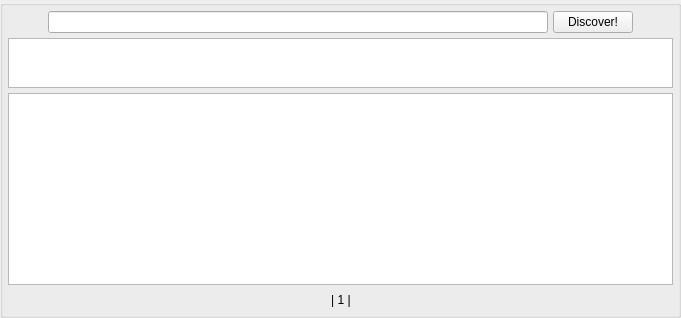
             <widget class="QGroupBox" name="urlsBox">
              <layout class="QVBoxLayout" name="verticalLayout_68">
               <property name="spacing">
                <number>5</number>
               </property>
               <property name="margin">
                <number>5</number>
               </property>
               <item>
                <layout class="QHBoxLayout" name="horizontalLayout_7">
                 <property name="spacing">
                  <number>5</number>
                 </property>
                 <item>
                  <spacer name="horizontalSpacer_4">
                   <property name="orientation">
                    <enum>Qt::Horizontal</enum>
                   </property>
                   <property name="sizeHint" stdset="0">
                    <size>
                     <width>40</width>
                     <height>20</height>
                    </size>
                   </property>
                  </spacer>
                 </item>
                 <item>
                  <widget class="QLineEdit" name="search">
                   <property name="minimumSize">
                    <size>
                     <width>500</width>
                     <height>0</height>
                    </size>
                   </property>
                   <property name="toolTip">
                    <string>Please provide complete keywords.</string>
                   </property>
                  </widget>
                 </item>
                 <item>
                  <widget class="QPushButton" name="discover">
                   <property name="text">
                    <string>Discover!</string>
                   </property>
                  </widget>
                 </item>
                 <item>
                  <spacer name="horizontalSpacer_5">
                   <property name="orientation">
                    <enum>Qt::Horizontal</enum>
                   </property>
                   <property name="sizeHint" stdset="0">
                    <size>
                     <width>40</width>
                     <height>20</height>
                    </size>
                   </property>
                  </spacer>
                 </item>
                </layout>
               </item>
               <item>
                <widget class="QTextBrowser" name="searchfor">
                 <property name="sizePolicy">
                  <sizepolicy hsizetype="Expanding" vsizetype="Fixed">
                   <horstretch>0</horstretch>
                   <verstretch>0</verstretch>
                  </sizepolicy>
                 </property>
                 <property name="maximumSize">
                  <size>
                   <width>16777215</width>
                   <height>50</height>
                  </size>
                 </property>
                 <property name="font">
                  <font>
                   <family>Monospace</family>
                  </font>
                 </property>
                 <property name="tabChangesFocus">
                  <bool>true</bool>
                 </property>
                 <property name="textInteractionFlags">
                  <set>Qt::LinksAccessibleByKeyboard|Qt::LinksAccessibleByMouse|Qt::TextBrowserInteraction|Qt::TextSelectableByKeyboard|Qt::TextSelectableByMouse</set>
                 </property>
                 <property name="openLinks">
                  <bool>false</bool>
                 </property>
                </widget>
               </item>
               <item>
                <widget class="QTextBrowser" name="urls">
                 <property name="font">
                  <font>
                   <family>Monospace</family>
                  </font>
                 </property>
                 <property name="tabChangesFocus">
                  <bool>true</bool>
                 </property>
                 <property name="textInteractionFlags">
                  <set>Qt::LinksAccessibleByKeyboard|Qt::LinksAccessibleByMouse|Qt::TextBrowserInteraction|Qt::TextSelectableByKeyboard|Qt::TextSelectableByMouse</set>
                 </property>
                 <property name="openLinks">
                  <bool>false</bool>
                 </property>
                </widget>
               </item>
               <item>
                <layout class="QHBoxLayout" name="horizontalLayout_16">
                 <property name="spacing">
                  <number>5</number>
                 </property>
                 <item>
                  <spacer name="horizontalSpacer_12">
                   <property name="orientation">
                    <enum>Qt::Horizontal</enum>
                   </property>
                   <property name="sizeHint" stdset="0">
                    <size>
                     <width>40</width>
                     <height>20</height>
                    </size>
                   </property>
                  </spacer>
                 </item>
                 <item>
                  <widget class="QLabel" name="url_pages">
                   <property name="text">
                    <string>| 1 |</string>
                   </property>
                   <property name="alignment">
                    <set>Qt::AlignCenter</set>
                   </property>
                  </widget>
                 </item>
                 <item>
                  <spacer name="horizontalSpacer_13">
                   <property name="orientation">
                    <enum>Qt::Horizontal</enum>
                   </property>
                   <property name="sizeHint" stdset="0">
                    <size>
                     <width>40</width>
                     <height>20</height>
                    </size>
                   </property>
                  </spacer>
                 </item>
                </layout>
               </item>
              </layout>
             </widget>
